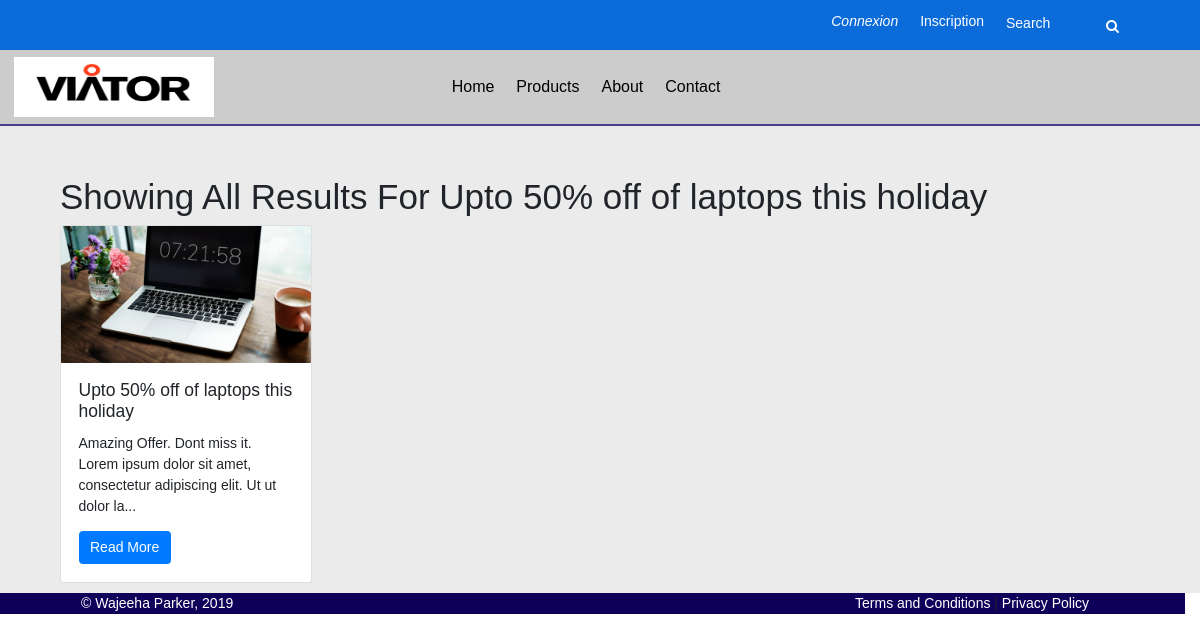
The app's page /search.php?s=Upto 50% off of laptops this holiday with its own data.
### tables this page shows
CREATE TABLE `posts` (
  `post_id` int(20) NOT NULL,
  `post_title` varchar(256) NOT NULL,
  `post_content` longtext NOT NULL,
  `post_category` int(20) NOT NULL,
  `post_author` int(20) NOT NULL,
  `post_date` varchar(256) NOT NULL,
  `post_keywords` varchar(256) NOT NULL,
  `post_image` varchar(256) NOT NULL
);

### search.php (the view, shortened to what this page needs)
<?php
include_once "includes/connection.php";
if(!isset($_GET['s'])){
    header("Location: index.php");
} else{
    $search=mysqli_real_escape_string($conn, $_GET['s']);
    ?>
<!DOCTYPE html>
<html lang="en">
<head>
    <link href="https://maxcdn.bootstrapcdn.com/font-awesome/4.2.0/css/font-awesome.min.css" rel="stylesheet">
    <link rel="stylesheet" href="css/bootstrap.min.css">
    <link rel="stylesheet" type="text/css" href="css/header.css">
    <link rel="stylesheet" type="text/css" href="css/blog.css">
    <link rel="stylesheet" type="text/css" href="css/footer.css">
</head>
<body>
   <?php include_once "includes/header.php" ?>
   <div id="blog">
       <h1>Showing All Results For <?php echo $search; ?> </h1>
        <div class="card-columns">
         <?php
            $sql="SELECT * FROM `posts` WHERE `post_title` LIKE '%$search%' OR `post_content` LIKE '%$search%' OR `post_keywords` LIKE '%$search%'";
            $sql2="SELECT * FROM `products` WHERE `product_name` LIKE '%$search%' OR `product_details` LIKE '%$search%' OR `product_summary` LIKE '%$search%'";
            $result=mysqli_query($conn, $sql);
            $result2=mysqli_query($conn, $sql2);
            if(mysqli_num_rows($result)<=0 && mysqli_num_rows($result2)<=0){
                echo "No Results Found";
            }else {
                while($row=mysqli_fetch_assoc($result)){
                    $post_title=$row['post_title'];
                    $post_image=$row['post_image'];
                    $post_content=$row['post_content'];
                    $post_id=$row['post_id'];
                ?>
              <div class="card" style="width: 18rem;">
                  <img src="<?php echo $post_image ?>" class="card-img-top" alt="...">
                  <div class="card-body">
                    <h5 class="card-title"><?php echo $post_title ?></h5>
                    <p class="card-text"><?php echo substr($post_content, 0, 100)."..."; ?></p>
                    <a href="post.php?id= <?php echo $post_id; ?> " class="btn btn-primary">Read More</a>
                  </div>
              </div>
          <?php }
                while($row=mysqli_fetch_assoc($result2)){
                    $product_id=$row['product_id'];
                    $product_image=$row['product_image'];
                    $product_name=$row['product_name'];
                    $product_summary=$row['product_summary'];
                ?>
                <div class="card" style="width: 18rem;">
                  <img src="<?php echo $product_image ?>" class="card-img-top" alt="...">
                  <div class="card-body">
                    <h5 class="card-title"><?php echo $product_name ?></h5>
                    <p class="card-text"><?php echo $product_summary ?></p>
                    <a href="product.php?id= <?php echo $product_id; ?> " class="btn btn-primary">Read More</a>
                  </div>
                </div>
                <?php
            }} ?>
        </div>
   </div>
   <?php include_once "includes/footer.php" ?>
</body>
</html>
    <?php
}
    ?>

### css/header.css (style rules this page uses)
* { padding: 0; margin: 0; font-family: sans-serif; font-size: 14px; }

### css/blog.css (style rules this page uses)
#blog, #post { padding: 0 5%; border-top: 2px solid darkslateblue; background-color: #ebebeb; padding-top: 50px; }

### records on screen
posts: post_image (picture), post_title "Upto 50% off of laptops this holiday", post_content "Amazing Offer. Dont miss it. Lorem ipsum dolor sit amet, consectetur adipiscing elit. Ut ut dolor la"

### other values on screen
$search "Upto 50% off of laptops this holiday"
